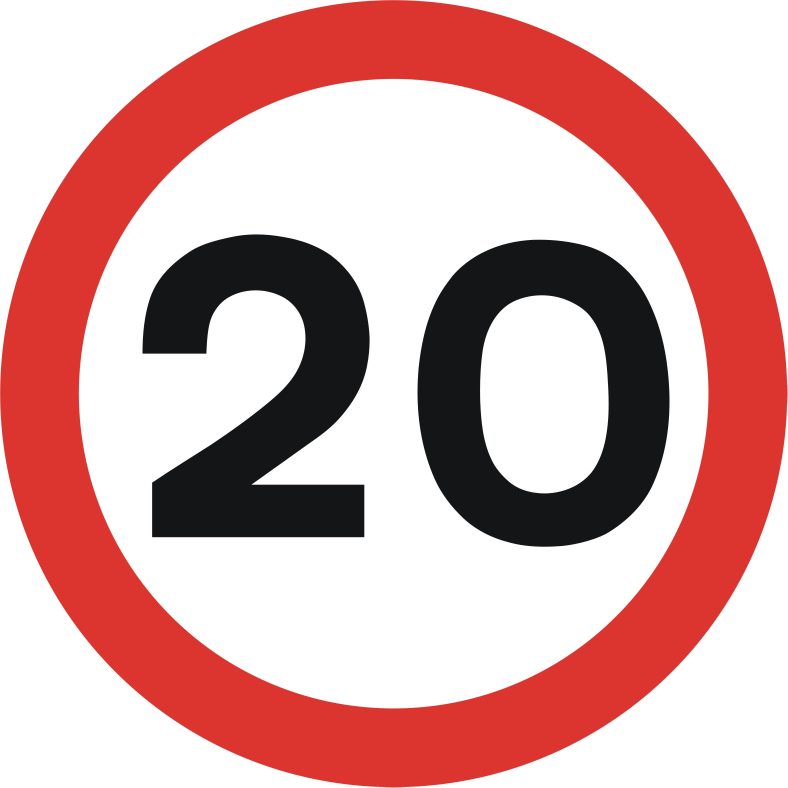
#> input picture templates/20MPH.jpg, 2362 x 2362 px (shown at 1/3 size); its folder holds 4 pictures in this run
$ python image_utils.py   (older library calls are emulated)
#> lines starting #> are read from the running program, lines starting #| are printed output that depends on the picture
import cv2
import numpy as np
from skimage.feature import graycomatrix, graycoprops
import os

# Mapping of detected signs to assigned numbers
SIGN_NUMBERS = {
    "roundabout": 1,
    "double bend": 2,
    "dual carriageway ends": 3,
    "traffic lights": 4,
    "roadworks": 5,
    "ducks": 6,
    "turn left": 7,
    "keep left": 8,
    "mini roundabout": 9,
    "one way": 10,
    "warning": 11,
    "give way": 12,
    "no entry": 13,
    "stop": 14,
    "20MPH": 15,
    "30MPH": 16,
    "40MPH": 17,
    "50MPH": 18,
    "national speed limit": 19
}

# Load templates at module level
TEMPLATES = []
sift = cv2.SIFT_create()
TEMPLATE_DIR = os.path.join(os.path.dirname(__file__), "templates")

for filename in os.listdir(TEMPLATE_DIR):
    if filename.lower().endswith((".jpg", ".jpeg", ".png")):
        path = os.path.join(TEMPLATE_DIR, filename)
        image = cv2.imread(path)
#> image is the input picture: shape (2362, 2362, 3); mean B, G, R 165.6, 167, 214
        gray = cv2.cvtColor(image, cv2.COLOR_BGR2GRAY)
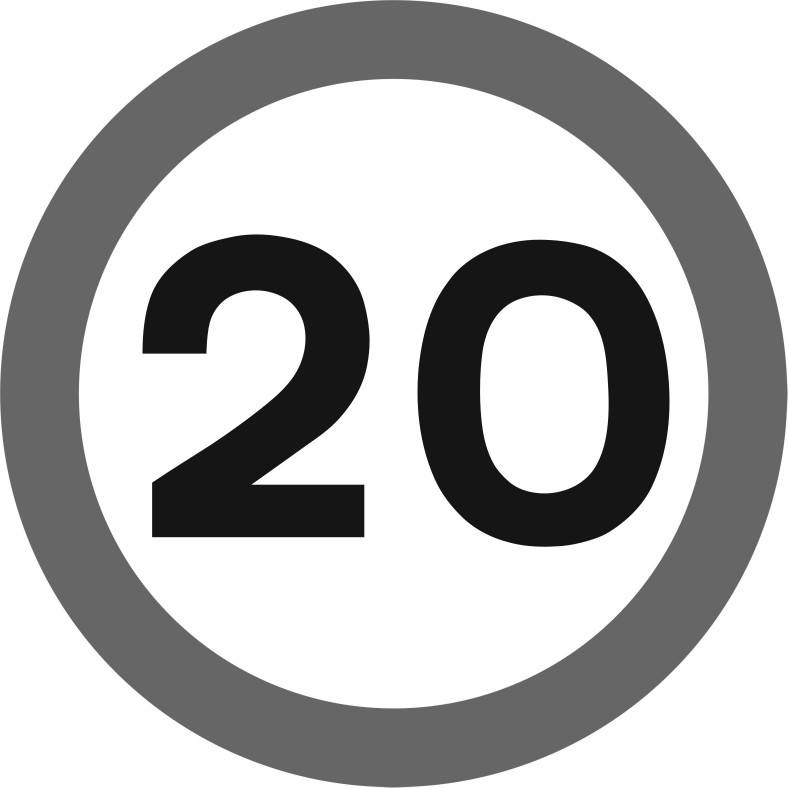
#> gray: shape (2362, 2362) (shown at 1/3 size); min 6, max 255, mean 180.9
        kp, des = sift.detectAndCompute(gray, None)
#> kp = 51 keypoints; strongest (x, y, size): (534, 950, 147.2), (1007, 1535, 120.7), (647, 1479, 207.3), (782, 1017, 173.6)
        label = os.path.splitext(filename)[0]
        TEMPLATES.append((label, kp, des, gray))
#> pass 2 of the loop `for filename in os.listdir(TEMPLATE_DIR):`:
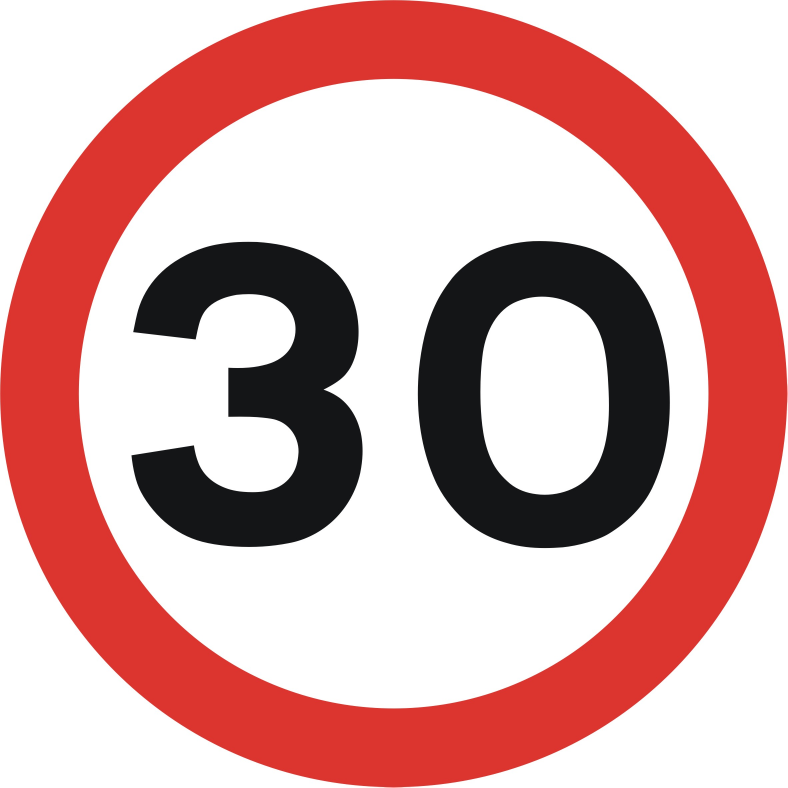
#> input picture templates/30MPH.jpg, 2362 x 2362 px (shown at 1/3 size)
#> image is the input picture: shape (2362, 2362, 3); mean B, G, R 166, 167.4, 214.4
#> `gray = cv2.cvtColor(image, cv2.COLOR_BGR2GRAY)`:
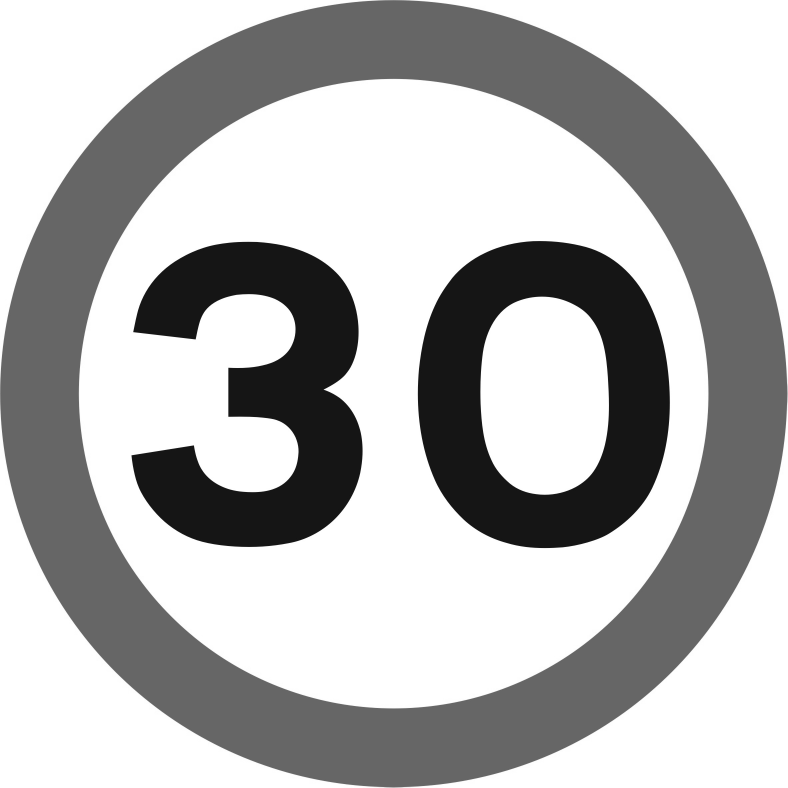
#> gray: shape (2362, 2362) (shown at 1/3 size); min 6, max 255, mean 181.3
#> kp = 52 keypoints; strongest (x, y, size): (519, 916, 133.8), (518, 1449, 140.7), (768, 1369, 146.9), (761, 984, 142.2)
#> pass 3 of the loop `for filename in os.listdir(TEMPLATE_DIR):`:
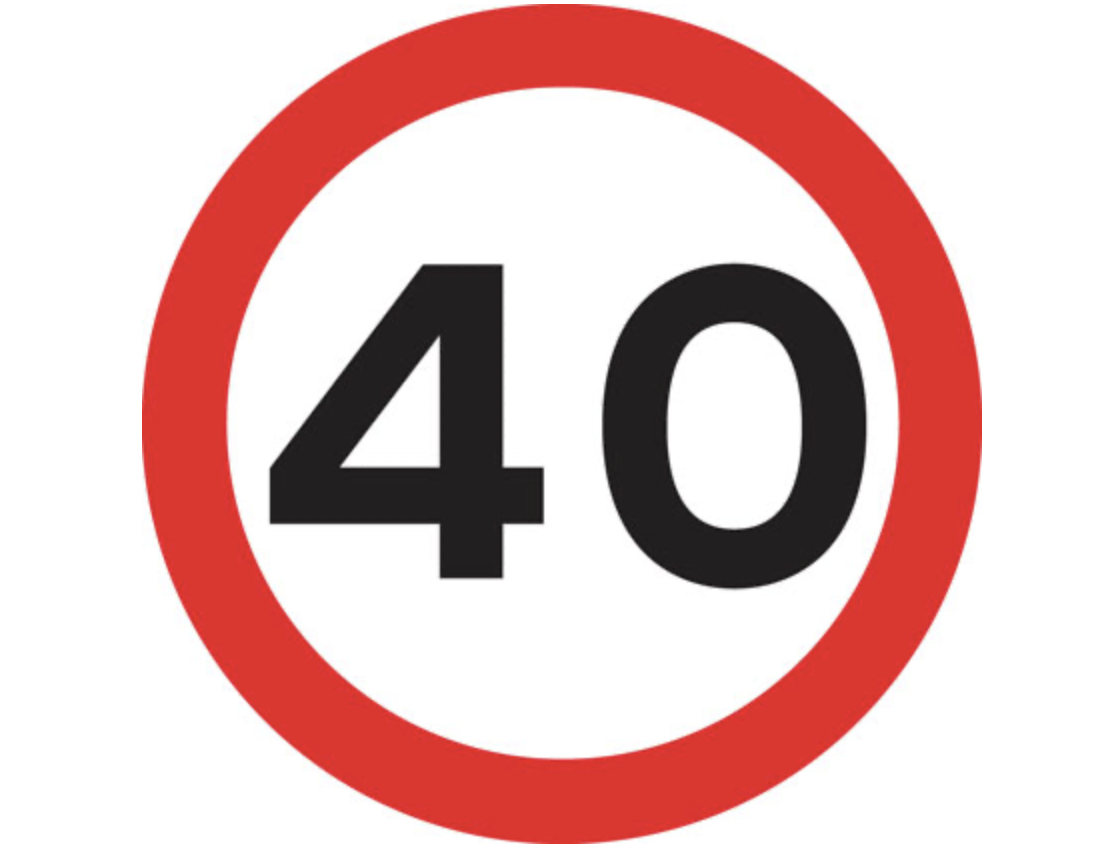
#> input picture templates/40MPH.jpg, 1108 x 864 px
#> image is the input picture: shape (864, 1108, 3); mean B, G, R 190.6, 191.9, 225.8
#> `gray = cv2.cvtColor(image, cv2.COLOR_BGR2GRAY)`:
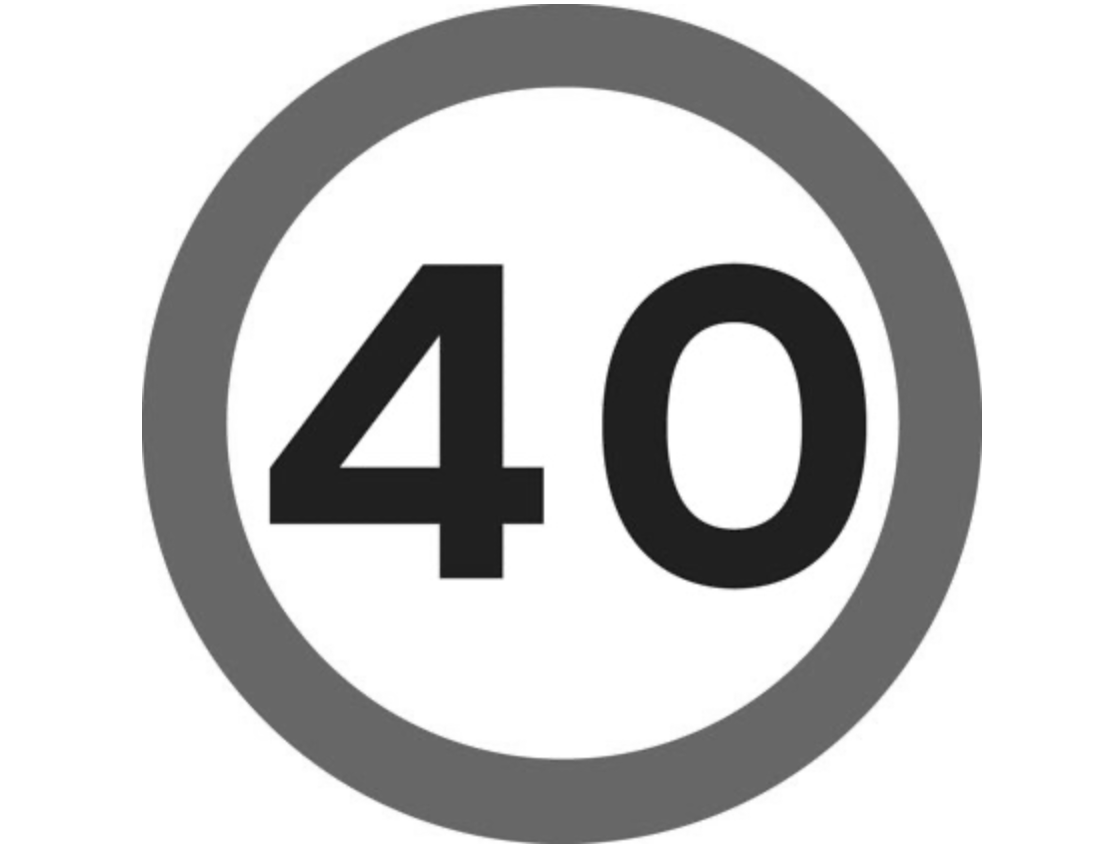
#> gray: shape (864, 1108); min 15, max 255, mean 201.8
#> kp = 29 keypoints; strongest (x, y, size): (406, 432, 49), (452, 314, 76.4), (474, 506, 78.3), (319, 479, 62)
#> the loop made 4 passes; the first 3 are shown

# [236 lines left out: functions normalise_brightness, detect_colour_signs, extract_glcm_features, detect_shape, get_stats, find_sign_contours and 1 more, not called in this run]
